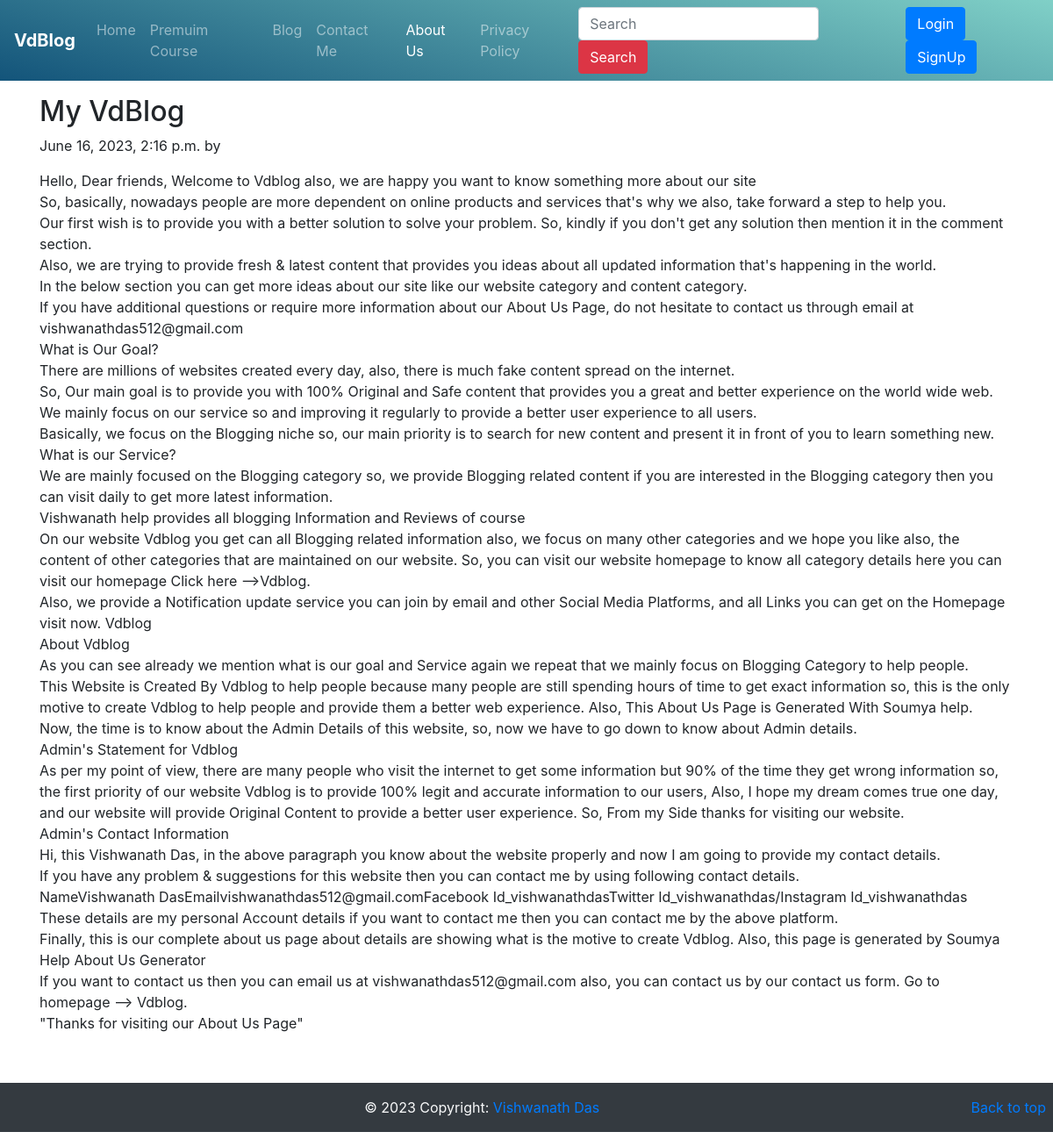
Page /home/about/ on the committed database.
### Home/models.py (models this page shows, shortened)
class About(models.Model):
	sno = models.AutoField(primary_key = True)
	title = models.CharField(max_length = 100)
	content = RichTextField(blank = True , null = True)
	time = models.DateTimeField(auto_now_add = True , blank = True)

### Home/views.py (the view)
# urls.py: path('about/',views.about , name = 'about'),
def about(request):
	allPosts = About.objects.all().first()
	context = {'allPost': allPosts}
	return render(request , "home/about.html" , context)

### templates/home/about.html (shortened to what this page needs)
{% extends 'base.html' %}
{% block aboutactive %} active {% endblock aboutactive %}
{% block body %}
<div class="container my-3 d-flex flex-column bd-highlight mb-3">
	<div class="blog-post justify-content ">
        <h2 class="blog-post-title">{{allPost.title}}</h2>
        <p class="blog-post-meta">{{allPost.time}} by <a href="/home"></a></p>
        <p>{{allPost.content | safe }}</p>
	</div>
</div>
{% endblock body %}

### rows in the picture
About: title "My VdBlog", time "June 16, 2023, 2:16 p.m.", content "Hello, Dear friends, Welcome to Vdblog also, we are happy you want to know something more about our site So, basically, nowadays people are more dependent on online products and services that's why we also, take forward a step to help you. Our first wish is to provide you with a better solution to solve your problem. So, kindly if you don't get any solution then mention it in the comment section. Also, we are trying to provide fresh & latest content that provides you ideas about all updated information that's happening in the world. In the below section you can get more ideas about our site like our website category and content category. If you have additional questions or require more…"
